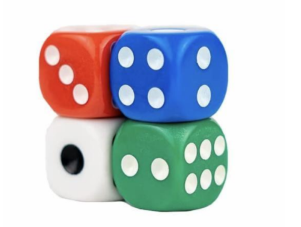
#> input picture image23.png, 301 x 227 px, found by its file name
$ python actividad7.py
#> lines starting #> are read from the running program, lines starting #| are printed output that depends on the picture
import numpy as np
import matplotlib.pyplot as plt

dado = "image23.png"
img = plt.imread(dado)
#> img is the input picture: shape (227, 301, 4) float32; mean R, G, B, A 0.771, 0.792, 0.814, 1

magenta = np.copy(img)
magenta[:,:,1] = 0
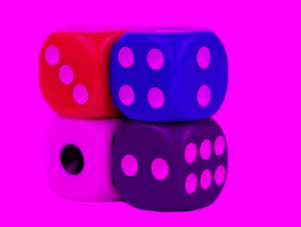
#> magenta: shape (227, 301, 4) float32; mean R, G, B, A 0.771, 0, 0.814, 1

plt.subplot(1,2,1)
plt.imshow(img)
plt.axis('off')
plt.title("original")

plt.subplot(1,2,2)
plt.imshow(magenta)
plt.axis('off')
plt.title("canal magenta")
plt.show()
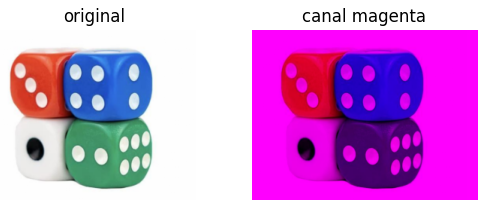
#> figure drawn by matplotlib, 2 panels
